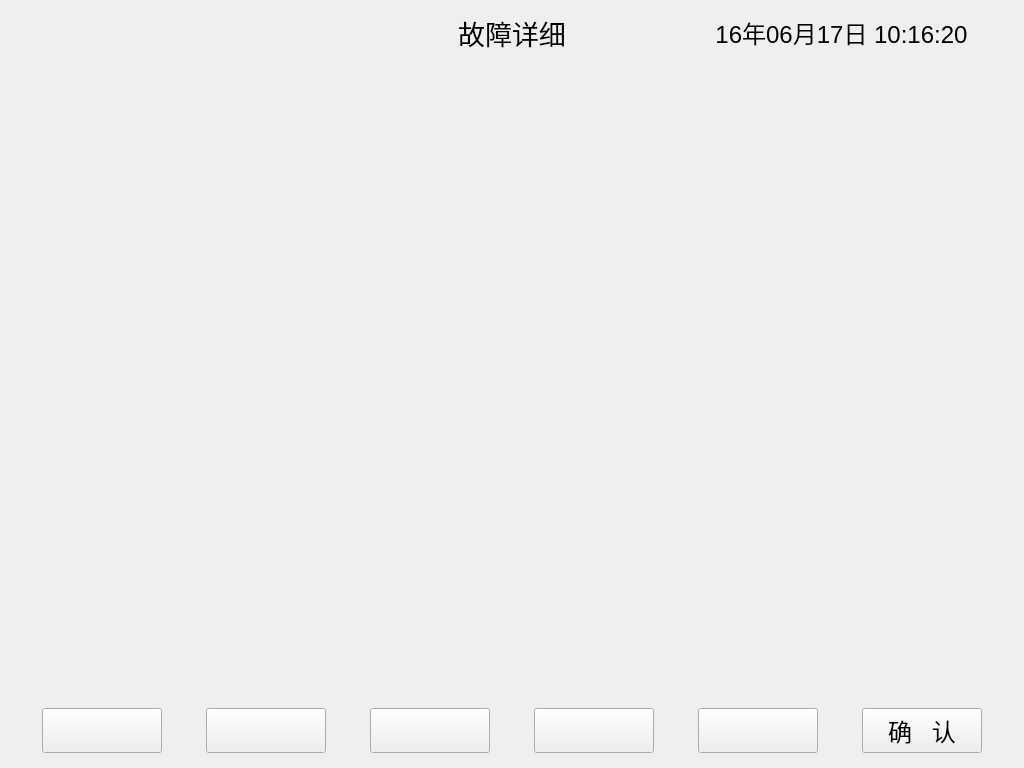
<?xml version="1.0" encoding="UTF-8"?>
<ui version="4.0">
 <class>errdetail</class>
 <widget class="QDialog" name="errdetail">
  <property name="geometry">
   <rect>
    <x>0</x>
    <y>0</y>
    <width>1024</width>
    <height>768</height>
   </rect>
  </property>
  <property name="windowTitle">
   <string>故障详细</string>
  </property>
  <widget class="QLabel" name="title_3">
   <property name="geometry">
    <rect>
     <x>669</x>
     <y>10</y>
     <width>345</width>
     <height>45</height>
    </rect>
   </property>
   <property name="sizePolicy">
    <sizepolicy hsizetype="Expanding" vsizetype="Expanding">
     <horstretch>0</horstretch>
     <verstretch>0</verstretch>
    </sizepolicy>
   </property>
   <property name="font">
    <font>
     <pointsize>18</pointsize>
    </font>
   </property>
   <property name="text">
    <string>16年06月17日 10:16:20</string>
   </property>
   <property name="alignment">
    <set>Qt::AlignCenter</set>
   </property>
  </widget>
  <widget class="QPushButton" name="buttontemp4">
   <property name="geometry">
    <rect>
     <x>534</x>
     <y>708</y>
     <width>120</width>
     <height>45</height>
    </rect>
   </property>
   <property name="font">
    <font>
     <pointsize>18</pointsize>
    </font>
   </property>
   <property name="focusPolicy">
    <enum>Qt::NoFocus</enum>
   </property>
   <property name="text">
    <string/>
   </property>
  </widget>
  <widget class="QLabel" name="title_2">
   <property name="geometry">
    <rect>
     <x>355</x>
     <y>10</y>
     <width>314</width>
     <height>45</height>
    </rect>
   </property>
   <property name="sizePolicy">
    <sizepolicy hsizetype="Expanding" vsizetype="Expanding">
     <horstretch>0</horstretch>
     <verstretch>0</verstretch>
    </sizepolicy>
   </property>
   <property name="font">
    <font>
     <pointsize>20</pointsize>
    </font>
   </property>
   <property name="text">
    <string>故障详细</string>
   </property>
   <property name="alignment">
    <set>Qt::AlignCenter</set>
   </property>
  </widget>
  <widget class="QPushButton" name="buttontemp1">
   <property name="geometry">
    <rect>
     <x>42</x>
     <y>708</y>
     <width>120</width>
     <height>45</height>
    </rect>
   </property>
   <property name="font">
    <font>
     <pointsize>18</pointsize>
    </font>
   </property>
   <property name="focusPolicy">
    <enum>Qt::NoFocus</enum>
   </property>
   <property name="text">
    <string/>
   </property>
  </widget>
  <widget class="QLabel" name="title">
   <property name="geometry">
    <rect>
     <x>10</x>
     <y>10</y>
     <width>345</width>
     <height>45</height>
    </rect>
   </property>
   <property name="sizePolicy">
    <sizepolicy hsizetype="Expanding" vsizetype="Expanding">
     <horstretch>0</horstretch>
     <verstretch>0</verstretch>
    </sizepolicy>
   </property>
   <property name="font">
    <font>
     <pointsize>18</pointsize>
    </font>
   </property>
   <property name="text">
    <string/>
   </property>
  </widget>
  <widget class="QLabel" name="labelbuttonarea">
   <property name="geometry">
    <rect>
     <x>10</x>
     <y>703</y>
     <width>1004</width>
     <height>55</height>
    </rect>
   </property>
   <property name="text">
    <string/>
   </property>
  </widget>
  <widget class="QPushButton" name="buttontemp3">
   <property name="geometry">
    <rect>
     <x>370</x>
     <y>708</y>
     <width>120</width>
     <height>45</height>
    </rect>
   </property>
   <property name="font">
    <font>
     <pointsize>18</pointsize>
    </font>
   </property>
   <property name="focusPolicy">
    <enum>Qt::NoFocus</enum>
   </property>
   <property name="text">
    <string/>
   </property>
  </widget>
  <widget class="QPushButton" name="buttontemp2">
   <property name="geometry">
    <rect>
     <x>206</x>
     <y>708</y>
     <width>120</width>
     <height>45</height>
    </rect>
   </property>
   <property name="font">
    <font>
     <pointsize>18</pointsize>
    </font>
   </property>
   <property name="focusPolicy">
    <enum>Qt::NoFocus</enum>
   </property>
   <property name="text">
    <string/>
   </property>
  </widget>
  <widget class="QPushButton" name="buttontemp5">
   <property name="geometry">
    <rect>
     <x>698</x>
     <y>708</y>
     <width>120</width>
     <height>45</height>
    </rect>
   </property>
   <property name="font">
    <font>
     <pointsize>18</pointsize>
    </font>
   </property>
   <property name="focusPolicy">
    <enum>Qt::NoFocus</enum>
   </property>
   <property name="text">
    <string/>
   </property>
  </widget>
  <widget class="QPushButton" name="buttonok">
   <property name="geometry">
    <rect>
     <x>862</x>
     <y>708</y>
     <width>120</width>
     <height>45</height>
    </rect>
   </property>
   <property name="font">
    <font>
     <pointsize>18</pointsize>
    </font>
   </property>
   <property name="focusPolicy">
    <enum>Qt::NoFocus</enum>
   </property>
   <property name="text">
    <string>确   认</string>
   </property>
  </widget>
  <widget class="QLabel" name="labelerrdetail1">
   <property name="geometry">
    <rect>
     <x>200</x>
     <y>150</y>
     <width>624</width>
     <height>60</height>
    </rect>
   </property>
   <property name="text">
    <string/>
   </property>
  </widget>
  <widget class="QLabel" name="labelerrdetail2">
   <property name="geometry">
    <rect>
     <x>200</x>
     <y>210</y>
     <width>624</width>
     <height>60</height>
    </rect>
   </property>
   <property name="text">
    <string/>
   </property>
  </widget>
  <widget class="QLabel" name="labelerrdetail3">
   <property name="geometry">
    <rect>
     <x>200</x>
     <y>270</y>
     <width>624</width>
     <height>330</height>
    </rect>
   </property>
   <property name="font">
    <font>
     <pointsize>18</pointsize>
    </font>
   </property>
   <property name="text">
    <string/>
   </property>
   <property name="alignment">
    <set>Qt::AlignLeading|Qt::AlignLeft|Qt::AlignTop</set>
   </property>
   <property name="wordWrap">
    <bool>true</bool>
   </property>
  </widget>
  <widget class="QLabel" name="labeldetail_1_1">
   <property name="geometry">
    <rect>
     <x>210</x>
     <y>150</y>
     <width>198</width>
     <height>60</height>
    </rect>
   </property>
   <property name="font">
    <font>
     <pointsize>18</pointsize>
    </font>
   </property>
   <property name="text">
    <string/>
   </property>
  </widget>
  <widget class="QLabel" name="labeldetail_1_2">
   <property name="geometry">
    <rect>
     <x>408</x>
     <y>150</y>
     <width>208</width>
     <height>60</height>
    </rect>
   </property>
   <property name="font">
    <font>
     <pointsize>18</pointsize>
    </font>
   </property>
   <property name="text">
    <string/>
   </property>
   <property name="alignment">
    <set>Qt::AlignLeading|Qt::AlignLeft|Qt::AlignVCenter</set>
   </property>
  </widget>
  <widget class="QLabel" name="labeldetail_1_3">
   <property name="geometry">
    <rect>
     <x>616</x>
     <y>150</y>
     <width>198</width>
     <height>60</height>
    </rect>
   </property>
   <property name="font">
    <font>
     <pointsize>18</pointsize>
    </font>
   </property>
   <property name="text">
    <string/>
   </property>
   <property name="alignment">
    <set>Qt::AlignRight|Qt::AlignTrailing|Qt::AlignVCenter</set>
   </property>
  </widget>
  <widget class="QLabel" name="labeldetail_2_1">
   <property name="geometry">
    <rect>
     <x>210</x>
     <y>210</y>
     <width>198</width>
     <height>60</height>
    </rect>
   </property>
   <property name="font">
    <font>
     <pointsize>18</pointsize>
    </font>
   </property>
   <property name="text">
    <string/>
   </property>
  </widget>
  <widget class="QLabel" name="labeldetail_2_2">
   <property name="geometry">
    <rect>
     <x>408</x>
     <y>210</y>
     <width>406</width>
     <height>60</height>
    </rect>
   </property>
   <property name="font">
    <font>
     <pointsize>18</pointsize>
    </font>
   </property>
   <property name="text">
    <string/>
   </property>
  </widget>
  <zorder>labelbuttonarea</zorder>
  <zorder>title_3</zorder>
  <zorder>buttontemp4</zorder>
  <zorder>title_2</zorder>
  <zorder>buttontemp1</zorder>
  <zorder>title</zorder>
  <zorder>buttontemp3</zorder>
  <zorder>buttontemp2</zorder>
  <zorder>buttontemp5</zorder>
  <zorder>buttonok</zorder>
  <zorder>labelerrdetail1</zorder>
  <zorder>labelerrdetail2</zorder>
  <zorder>labelerrdetail3</zorder>
  <zorder>labeldetail_1_1</zorder>
  <zorder>labeldetail_1_2</zorder>
  <zorder>labeldetail_1_3</zorder>
  <zorder>labeldetail_2_1</zorder>
  <zorder>labeldetail_2_2</zorder>
 </widget>
 <resources/>
 <connections/>
</ui>
